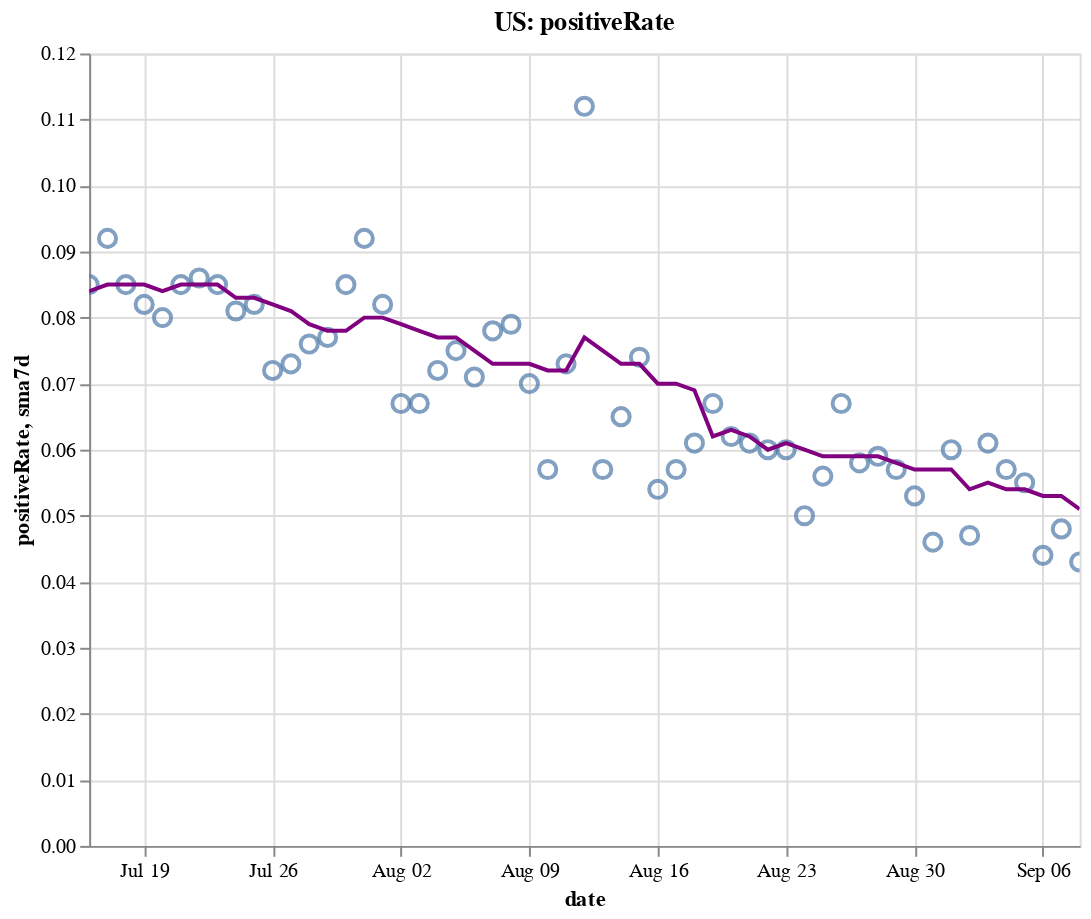

Notebook code cell kept with this figure:
### Code cell
create_plot(us, 'positiveRate')

### Figure 1 — Vega-Lite specification as saved in the notebook (floating-point values rounded to 4 significant figures)
{"config": {"view": {"continuousWidth": 400, "continuousHeight": 300}}, "layer": [{"layer": [{"mark": {"type": "point", "size": 75}, "encoding": {"tooltip": [{"type": "temporal", "field": "date"}, {"type": "quantitative", "field": "positiveRate"}, {"type": "quantitative", "field": "sma7d"}], "x": {"type": "temporal", "field": "date"}, "y": {"type": "quantitative", "field": "positiveRate"}}, "selection": {"selector004": {"type": "interval", "bind": "scales", "encodings": ["x", "y"]}}}, {"mark": {"type": "line", "color": "purple"}, "encoding": {"x": {"type": "temporal", "field": "date"}, "y": {"type": "quantitative", "field": "sma7d"}}}]}, {"mark": {"type": "rule", "color": "#aaa"}, "encoding": {"x": {"type": "temporal", "field": "date"}}, "transform": [{"filter": {"selection": "selector003"}}]}, {"mark": "circle", "encoding": {"opacity": {"condition": {"value": 1, "selection": "selector003"}, "value": 0}, "tooltip": [{"type": "temporal", "field": "date"}, {"type": "quantitative", "field": "positiveRate"}, {"type": "quantitative", "field": "sma7d"}], "x": {"type": "temporal", "field": "date"}, "y": {"type": "quantitative", "field": "positiveRate"}}, "selection": {"selector003": {"type": "single", "encodings": ["x"], "on": "mouseover", "nearest": true, "empty": "none"}}}, {"mark": {"type": "text", "align": "left", "dx": 5, "dy": -5, "stroke": "white", "strokeWidth": 2}, "encoding": {"text": {"type": "quantitative", "field": "positiveRate"}, "tooltip": [{"type": "temporal", "field": "date"}, {"type": "quantitative", "field": "positiveRate"}, {"type": "quantitative", "field": "sma7d"}], "x": {"type": "temporal", "field": "date"}, "y": {"type": "quantitative", "field": "positiveRate"}}, "transform": [{"filter": {"selection": "selector003"}}]}, {"mark": {"type": "text", "align": "left", "dx": 5, "dy": -5}, "encoding": {"text": {"type": "quantitative", "field": "positiveRate"}, "tooltip": [{"type": "temporal", "field": "date"}, {"type": "quantitative", "field": "positiveRate"}, {"type": "quantitative", "field": "sma7d"}], "x": {"type": "temporal", "field": "date"}, "y": {"type": "quantitative", "field": "positiveRate"}}, "transform": [{"filter": {"selection": "selector003"}}]}], "data": {"name": "data-49d4576678b61552bb5b50746f7606b6"}, "height": 400, "title": "US: positiveRate", "width": 500, "$schema": "https://vega.github.io/schema/vega-lite/v4.8.1.json", "datasets": {"data-49d4576678b61552bb5b50746f7606b6": [{"date": "2020-07-16T00:00:00", "totalTestResultsIncrease": 832400.0, "positiveIncrease": 71040.0, "death": 130400.0, "deathIncrease": 947.0, "positiveRate": 0.085, "state": "US", "sma7d": 0.084}, {"date": "2020-07-17T00:00:00", "totalTestResultsIncrease": 839300.0, "positiveIncrease": 76840.0, "death": 131300.0, "deathIncrease": 951.0, "positiveRate": 0.092, "state": "US", "sma7d": 0.085}, {"date": "2020-07-18T00:00:00", "totalTestResultsIncrease": 763600.0, "positiveIncrease": 64950.0, "death": 132200.0, "deathIncrease": 872.0, "positiveRate": 0.085, "state": "US", "sma7d": 0.085}, {"date": "2020-07-19T00:00:00", "totalTestResultsIncrease": 786700.0, "positiveIncrease": 64260.0, "death": 132700.0, "deathIncrease": 527.0, "positiveRate": 0.082, "state": "US", "sma7d": 0.085}, {"date": "2020-07-20T00:00:00", "totalTestResultsIncrease": 712400.0, "positiveIncrease": 57040.0, "death": 133100.0, "deathIncrease": 363.0, "positiveRate": 0.08, "state": "US", "sma7d": 0.084}, {"date": "2020-07-21T00:00:00", "totalTestResultsIncrease": 754900.0, "positiveIncrease": 63930.0, "death": 134100.0, "deathIncrease": 1039.0, "positiveRate": 0.085, "state": "US", "sma7d": 0.085}, {"date": "2020-07-22T00:00:00", "totalTestResultsIncrease": 801600.0, "positiveIncrease": 69330.0, "death": 135300.0, "deathIncrease": 1171.0, "positiveRate": 0.086, "state": "US", "sma7d": 0.085}, {"date": "2020-07-23T00:00:00", "totalTestResultsIncrease": 845900.0, "positiveIncrease": 71550.0, "death": 136400.0, "deathIncrease": 1056.0, "positiveRate": 0.085, "state": "US", "sma7d": 0.085}, {"date": "2020-07-24T00:00:00", "totalTestResultsIncrease": 933600.0, "positiveIncrease": 75240.0, "death": 137500.0, "deathIncrease": 1176.0, "positiveRate": 0.081, "state": "US", "sma7d": 0.083}, {"date": "2020-07-25T00:00:00", "totalTestResultsIncrease": 791000.0, "positiveIncrease": 64740.0, "death": 138500.0, "deathIncrease": 1023.0, "positiveRate": 0.082, "state": "US", "sma7d": 0.083}, {"date": "2020-07-26T00:00:00", "totalTestResultsIncrease": 851100.0, "positiveIncrease": 61000.0, "death": 139100.0, "deathIncrease": 559.0, "positiveRate": 0.072, "state": "US", "sma7d": 0.082}, {"date": "2020-07-27T00:00:00", "totalTestResultsIncrease": 762700.0, "positiveIncrease": 55330.0, "death": 140200.0, "deathIncrease": 1060.0, "positiveRate": 0.073, "state": "US", "sma7d": 0.081}, {"date": "2020-07-28T00:00:00", "totalTestResultsIncrease": 738100.0, "positiveIncrease": 56450.0, "death": 141300.0, "deathIncrease": 1122.0, "positiveRate": 0.076, "state": "US", "sma7d": 0.079}, {"date": "2020-07-29T00:00:00", "totalTestResultsIncrease": 864500.0, "positiveIncrease": 66960.0, "death": 142800.0, "deathIncrease": 1492.0, "positiveRate": 0.077, "state": "US", "sma7d": 0.078}, {"date": "2020-07-30T00:00:00", "totalTestResultsIncrease": 814700.0, "positiveIncrease": 69420.0, "death": 144000.0, "deathIncrease": 1259.0, "positiveRate": 0.085, "state": "US", "sma7d": 0.078}, {"date": "2020-07-31T00:00:00", "totalTestResultsIncrease": 731900.0, "positiveIncrease": 67620.0, "death": 145400.0, "deathIncrease": 1312.0, "positiveRate": 0.092, "state": "US", "sma7d": 0.08}, {"date": "2020-08-01T00:00:00", "totalTestResultsIncrease": 745700.0, "positiveIncrease": 61100.0, "death": 146500.0, "deathIncrease": 1190.0, "positiveRate": 0.082, "state": "US", "sma7d": 0.08}, {"date": "2020-08-02T00:00:00", "totalTestResultsIncrease": 699500.0, "positiveIncrease": 46760.0, "death": 147000.0, "deathIncrease": 498.0, "positiveRate": 0.067, "state": "US", "sma7d": 0.079}, {"date": "2020-08-03T00:00:00", "totalTestResultsIncrease": 745100.0, "positiveIncrease": 49770.0, "death": 147600.0, "deathIncrease": 519.0, "positiveRate": 0.067, "state": "US", "sma7d": 0.078}, {"date": "2020-08-04T00:00:00", "totalTestResultsIncrease": 717100.0, "positiveIncrease": 51860.0, "death": 148800.0, "deathIncrease": 1255.0, "positiveRate": 0.072, "state": "US", "sma7d": 0.077}, {"date": "2020-08-05T00:00:00", "totalTestResultsIncrease": 699600.0, "positiveIncrease": 52330.0, "death": 150200.0, "deathIncrease": 1346.0, "positiveRate": 0.075, "state": "US", "sma7d": 0.077}, {"date": "2020-08-06T00:00:00", "totalTestResultsIncrease": 766600.0, "positiveIncrease": 54180.0, "death": 151400.0, "deathIncrease": 1251.0, "positiveRate": 0.071, "state": "US", "sma7d": 0.075}, {"date": "2020-08-07T00:00:00", "totalTestResultsIncrease": 785400.0, "positiveIncrease": 61350.0, "death": 152700.0, "deathIncrease": 1333.0, "positiveRate": 0.078, "state": "US", "sma7d": 0.073}, {"date": "2020-08-08T00:00:00", "totalTestResultsIncrease": 683400.0, "positiveIncrease": 53710.0, "death": 153800.0, "deathIncrease": 1089.0, "positiveRate": 0.079, "state": "US", "sma7d": 0.073}, {"date": "2020-08-09T00:00:00", "totalTestResultsIncrease": 724000.0, "positiveIncrease": 50620.0, "death": 154400.0, "deathIncrease": 616.0, "positiveRate": 0.07, "state": "US", "sma7d": 0.073}, {"date": "2020-08-10T00:00:00", "totalTestResultsIncrease": 740900.0, "positiveIncrease": 42090.0, "death": 154900.0, "deathIncrease": 426.0, "positiveRate": 0.057, "state": "US", "sma7d": 0.072}, {"date": "2020-08-11T00:00:00", "totalTestResultsIncrease": 760000.0, "positiveIncrease": 55700.0, "death": 156200.0, "deathIncrease": 1326.0, "positiveRate": 0.073, "state": "US", "sma7d": 0.072}, {"date": "2020-08-12T00:00:00", "totalTestResultsIncrease": 500200.0, "positiveIncrease": 56130.0, "death": 157700.0, "deathIncrease": 1517.0, "positiveRate": 0.112, "state": "US", "sma7d": 0.077}, {"date": "2020-08-13T00:00:00", "totalTestResultsIncrease": 900300.0, "positiveIncrease": 51760.0, "death": 158900.0, "deathIncrease": 1163.0, "positiveRate": 0.057, "state": "US", "sma7d": 0.075}, {"date": "2020-08-14T00:00:00", "totalTestResultsIncrease": 862300.0, "positiveIncrease": 55640.0, "death": 160100.0, "deathIncrease": 1216.0, "positiveRate": 0.065, "state": "US", "sma7d": 0.073}, {"date": "2020-08-15T00:00:00", "totalTestResultsIncrease": 756700.0, "positiveIncrease": 56150.0, "death": 161300.0, "deathIncrease": 1219.0, "positiveRate": 0.074, "state": "US", "sma7d": 0.073}, {"date": "2020-08-16T00:00:00", "totalTestResultsIncrease": 790400.0, "positiveIncrease": 42490.0, "death": 161900.0, "deathIncrease": 619.0, "positiveRate": 0.054, "state": "US", "sma7d": 0.07}, {"date": "2020-08-17T00:00:00", "totalTestResultsIncrease": 670100.0, "positiveIncrease": 37880.0, "death": 162300.0, "deathIncrease": 407.0, "positiveRate": 0.057, "state": "US", "sma7d": 0.07}, {"date": "2020-08-18T00:00:00", "totalTestResultsIncrease": 663600.0, "positiveIncrease": 40800.0, "death": 163500.0, "deathIncrease": 1196.0, "positiveRate": 0.061, "state": "US", "sma7d": 0.069}, {"date": "2020-08-19T00:00:00", "totalTestResultsIncrease": 674000.0, "positiveIncrease": 44950.0, "death": 165000.0, "deathIncrease": 1420.0, "positiveRate": 0.067, "state": "US", "sma7d": 0.062}, {"date": "2020-08-20T00:00:00", "totalTestResultsIncrease": 703300.0, "positiveIncrease": 43760.0, "death": 166100.0, "deathIncrease": 1134.0, "positiveRate": 0.062, "state": "US", "sma7d": 0.063}, {"date": "2020-08-21T00:00:00", "totalTestResultsIncrease": 759100.0, "positiveIncrease": 46560.0, "death": 167200.0, "deathIncrease": 1123.0, "positiveRate": 0.061, "state": "US", "sma7d": 0.062}, {"date": "2020-08-22T00:00:00", "totalTestResultsIncrease": 773800.0, "positiveIncrease": 46240.0, "death": 168200.0, "deathIncrease": 1029.0, "positiveRate": 0.06, "state": "US", "sma7d": 0.06}, {"date": "2020-08-23T00:00:00", "totalTestResultsIncrease": 629500.0, "positiveIncrease": 37570.0, "death": 168800.0, "deathIncrease": 572.0, "positiveRate": 0.06, "state": "US", "sma7d": 0.061}, {"date": "2020-08-24T00:00:00", "totalTestResultsIncrease": 692200.0, "positiveIncrease": 34640.0, "death": 169200.0, "deathIncrease": 343.0, "positiveRate": 0.05, "state": "US", "sma7d": 0.06}, {"date": "2020-08-25T00:00:00", "totalTestResultsIncrease": 645600.0, "positiveIncrease": 36370.0, "death": 170300.0, "deathIncrease": 1147.0, "positiveRate": 0.056, "state": "US", "sma7d": 0.059}, {"date": "2020-08-26T00:00:00", "totalTestResultsIncrease": 655700.0, "positiveIncrease": 44060.0, "death": 171600.0, "deathIncrease": 1298.0, "positiveRate": 0.067, "state": "US", "sma7d": 0.059}, {"date": "2020-08-27T00:00:00", "totalTestResultsIncrease": 751900.0, "positiveIncrease": 43980.0, "death": 172700.0, "deathIncrease": 1129.0, "positiveRate": 0.058, "state": "US", "sma7d": 0.059}, {"date": "2020-08-28T00:00:00", "totalTestResultsIncrease": 783200.0, "positiveIncrease": 46550.0, "death": 173800.0, "deathIncrease": 1023.0, "positiveRate": 0.059, "state": "US", "sma7d": 0.059}, {"date": "2020-08-29T00:00:00", "totalTestResultsIncrease": 775600.0, "positiveIncrease": 44500.0, "death": 174800.0, "deathIncrease": 1015.0, "positiveRate": 0.057, "state": "US", "sma7d": 0.058}, {"date": "2020-08-30T00:00:00", "totalTestResultsIncrease": 746500.0, "positiveIncrease": 39500.0, "death": 175200.0, "deathIncrease": 475.0, "positiveRate": 0.053, "state": "US", "sma7d": 0.057}, {"date": "2020-08-31T00:00:00", "totalTestResultsIncrease": 685600.0, "positiveIncrease": 31410.0, "death": 175600.0, "deathIncrease": 366.0, "positiveRate": 0.046, "state": "US", "sma7d": 0.057}, {"date": "2020-09-01T00:00:00", "totalTestResultsIncrease": 704300.0, "positiveIncrease": 42420.0, "death": 176600.0, "deathIncrease": 1027.0, "positiveRate": 0.06, "state": "US", "sma7d": 0.057}, {"date": "2020-09-02T00:00:00", "totalTestResultsIncrease": 649600.0, "positiveIncrease": 30600.0, "death": 177700.0, "deathIncrease": 1032.0, "positiveRate": 0.047, "state": "US", "sma7d": 0.054}, {"date": "2020-09-03T00:00:00", "totalTestResultsIncrease": 734600.0, "positiveIncrease": 44720.0, "death": 178700.0, "deathIncrease": 1070.0, "positiveRate": 0.061, "state": "US", "sma7d": 0.055}, {"date": "2020-09-04T00:00:00", "totalTestResultsIncrease": 912100.0, "positiveIncrease": 51590.0, "death": 179700.0, "deathIncrease": 998.0, "positiveRate": 0.057, "state": "US", "sma7d": 0.054}, {"date": "2020-09-05T00:00:00", "totalTestResultsIncrease": 819700.0, "positiveIncrease": 44910.0, "death": 180700.0, "deathIncrease": 918.0, "positiveRate": 0.055, "state": "US", "sma7d": 0.054}, {"date": "2020-09-06T00:00:00", "totalTestResultsIncrease": 744300.0, "positiveIncrease": 33120.0, "death": 181100.0, "deathIncrease": 449.0, "positiveRate": 0.044, "state": "US", "sma7d": 0.053}, {"date": "2020-09-07T00:00:00", "totalTestResultsIncrease": 593100.0, "positiveIncrease": 28680.0, "death": 181300.0, "deathIncrease": 225.0, "positiveRate": 0.048, "state": "US", "sma7d": 0.053}, {"date": "2020-09-08T00:00:00", "totalTestResultsIncrease": 510900.0, "positiveIncrease": 22180.0, "death": 181600.0, "deathIncrease": 358.0, "positiveRate": 0.043, "state": "US", "sma7d": 0.051}]}}
